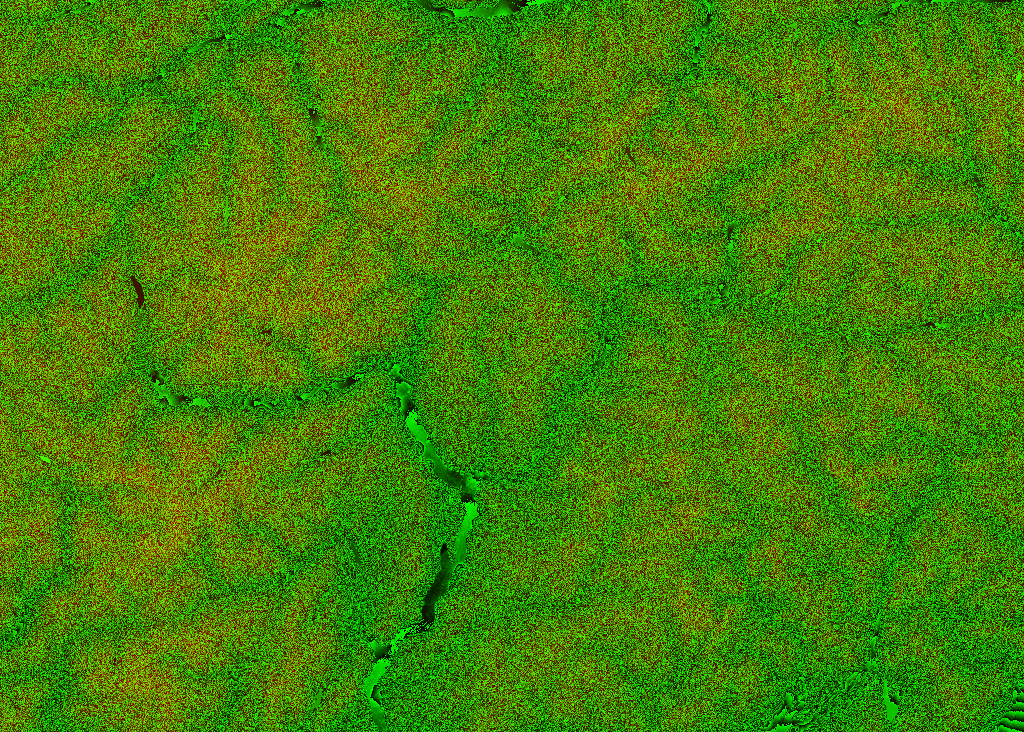
#> input picture height_lo.png, 1024 x 732 px, given in place of 2164_1436.png, which was not available
$ python terrain.py .. ../outer.png
#> lines starting #> are read from the running program, lines starting #| are printed output that depends on the picture
# Stitches the z12 elevation tiles into one 4096 px wide height image (decimetres in R*256+G).
import sys, warnings
from PIL import Image, ImageMath
warnings.simplefilter('ignore'); Image.MAX_IMAGE_PIXELS=None
tiles, out = sys.argv[1], sys.argv[2]
X0,X1,Y0,Y1 = 2164,2191,1436,1455
F=Image.new('F',((X1-X0+1)*256,(Y1-Y0+1)*256))
#> F: PIL image 7168x5120 F; every value is 0
for x in range(X0,X1+1):
    for y in range(Y0,Y1+1):
        r,g,b=Image.open(f'{tiles}/{x}_{y}.png').convert('RGB').split()
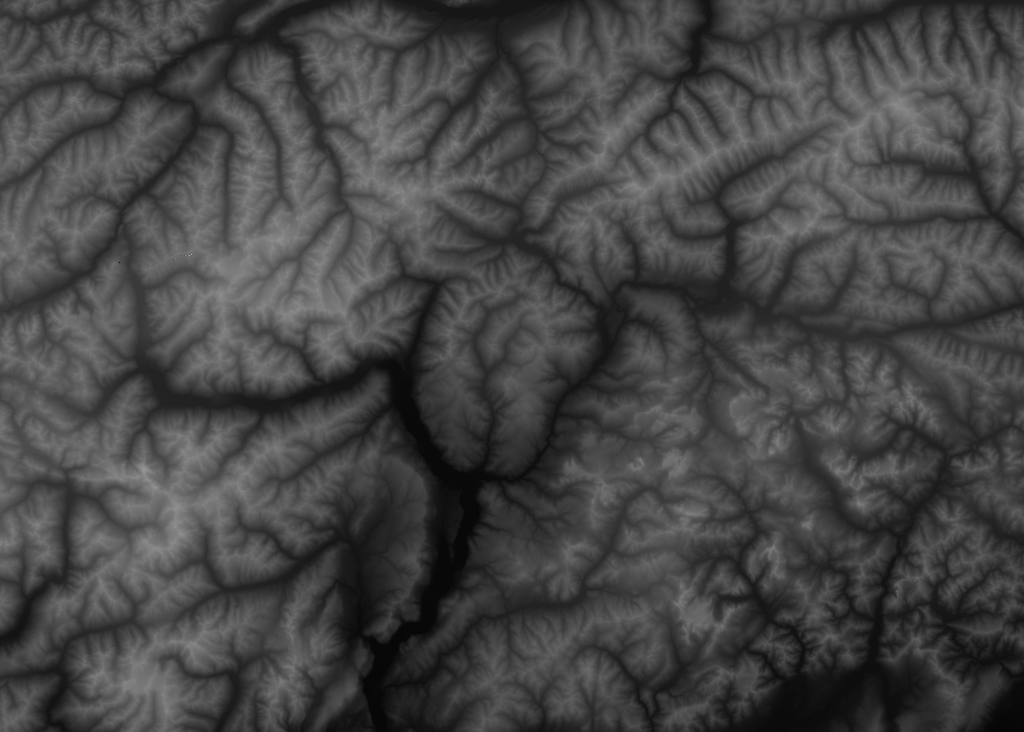
#> r: PIL image 1024x732 L; min 0, max 170, mean 69.6
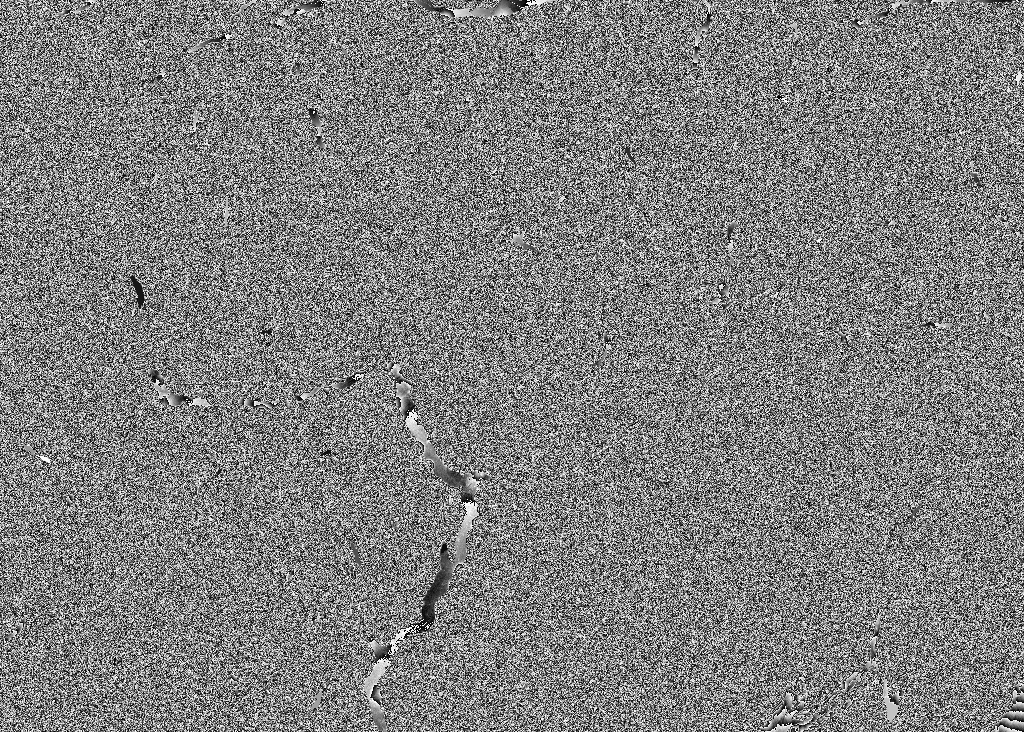
#> g: PIL image 1024x732 L; min 0, max 255, mean 127.3
#> b: PIL image 1024x732 L; every value is 0
        e=ImageMath.lambda_eval(lambda a: a['convert'](a['r'],'F')*256+a['convert'](a['g'],'F')+a['convert'](a['b'],'F')/256-32768, r=r,g=g,b=b)
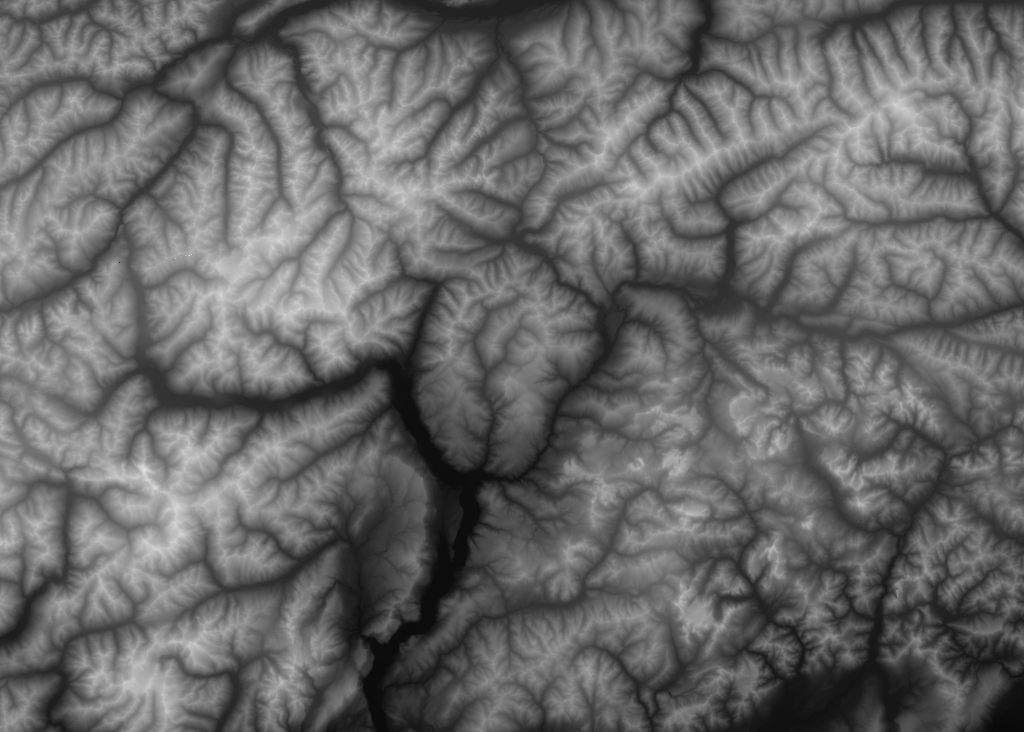
#> e: PIL image 1024x732 F; min -32768, max 10878, mean -14824.8; drawn with min black and max white
        F.paste(e,((x-X0)*256,(y-Y0)*256))
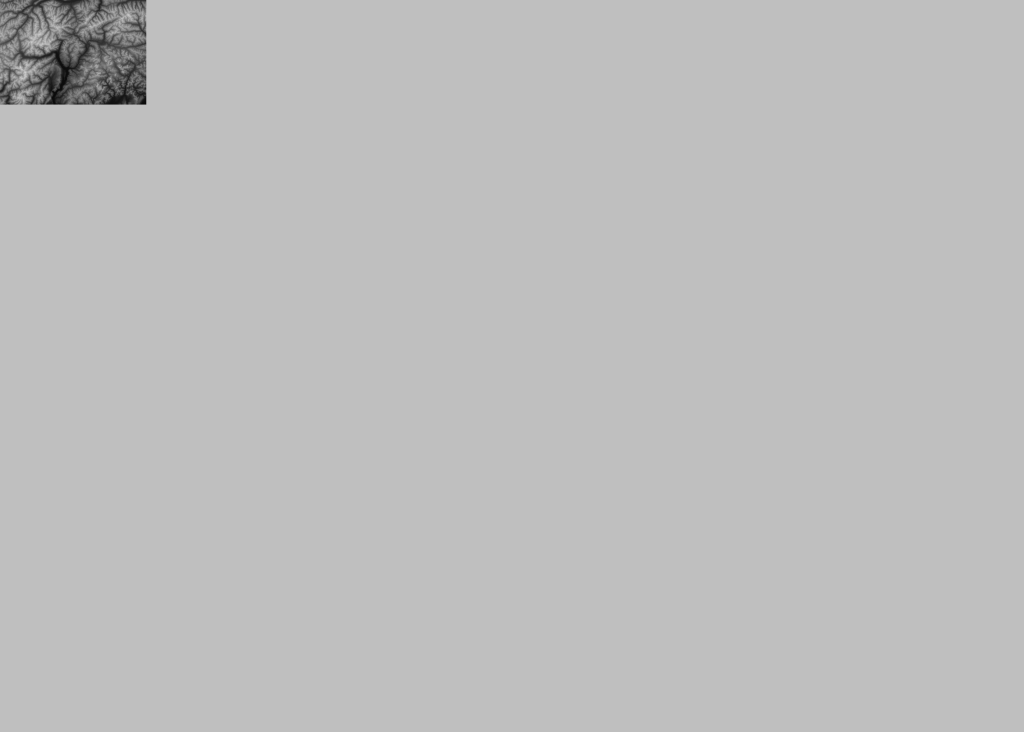
#> F: PIL image 7168x5120 F (shown at 1/7 size); min -32768, max 10878, mean -302.8; drawn with min black and max white
#> (the run stopped early here; a loop or call above may not have finished)
